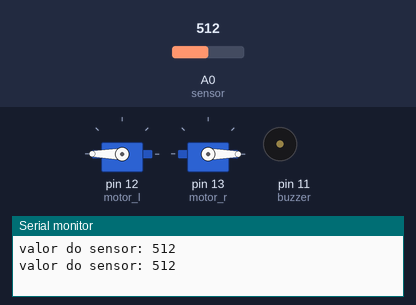
Bench run of a sketch on a simulated Arduino Uno, built with avr-gcc and run on an emulated ATmega328P. Parts: 2 × servo, buzzer (waves = sounding, pin HIGH), the last lines printed to the serial monitor. The inputs (shaded band) are chosen by the test bench; at power-on: A0 (sensor) = 512.

Above: at 2.3 s.
2.4 s: A0 (sensor) set to 111
5.9 s: A0 (sensor) set to 95
At 7.1 s:
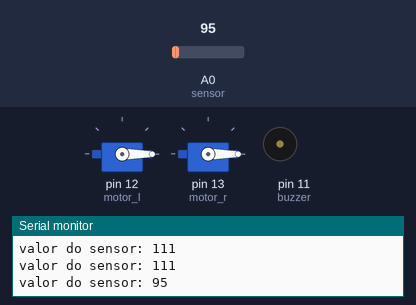
At 10.2 s:
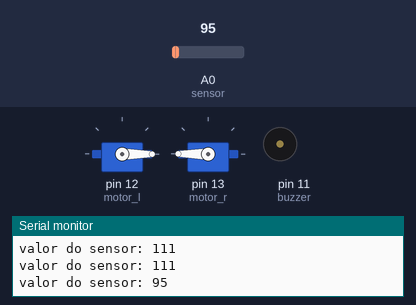
10.9 s: A0 (sensor) set to 122
At 16.7 s:
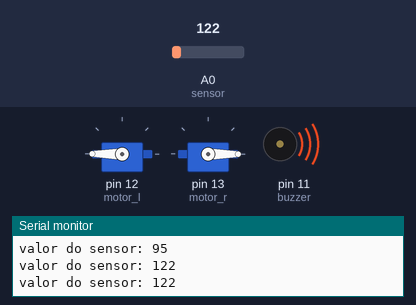
Timing chart, 0 to 21.9 s (numbered marks = the images above; inputs shaded):
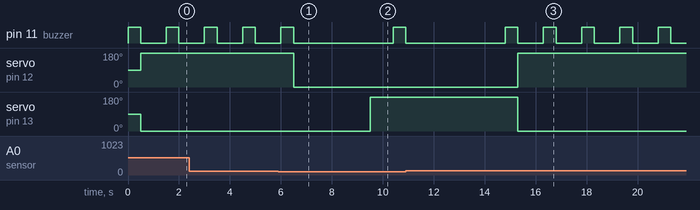

The sketch:

projeto_sumobot.ino
```cpp
#include <Servo.h>
//sensor a 3v
Servo motor_l;//amarelo
Servo motor_r;//azul
const int sensor=0;
int valor_sensor;
int buzzer= 11;

void setup() {
 Serial.begin(9600);
 motor_l.attach(12);
 motor_r.attach(13);
 pinMode(buzzer,OUTPUT);
}

void loop() {
    valor_sensor= analogRead(sensor);
    Serial.print("valor do sensor: ");
    Serial.println(valor_sensor);
    digitalWrite(buzzer,HIGH);
      delay(500);
      digitalWrite(buzzer,LOW);
    if(valor_sensor >100){
      motor_l.write(180);
      motor_r.write(0);
      delay(1000);
    }
    else{
      motor_l.write(0);
      delay(3000);
      motor_r.write(180);
      delay(900);


  }
  }
```

Measured:
- the behaviour switches between 101 and 100 on A0 (sensor) (found by bisection; images 0 and 1)
- after the input at 5.9 s, servo on pin 12 (motor_l): 180° → 0° after 0.60 s; servo on pin 13 (motor_r): 0° → 180° after 3.6 s
- after the input at 10.9 s, servo on pin 12 (motor_l): 0° → 180° after 4.4 s; servo on pin 13 (motor_r): 180° → 0° after 4.4 s
- by itself, pin 11 (buzzer): repeats every 1.5 s: HIGH 0.50 s, LOW 1.0 s
